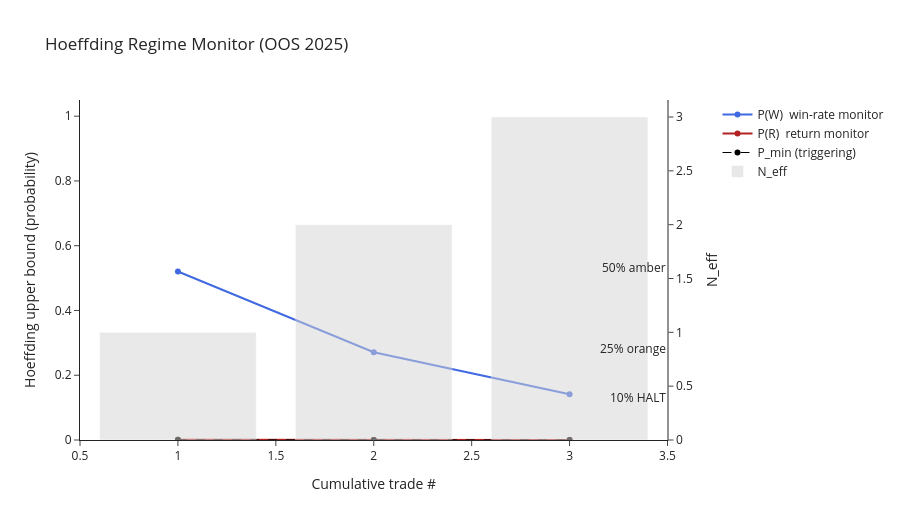

Notebook code cell kept with this figure:
### Markdown cell above
## 16 Regime monitor plot: Hoeffding P-value + cumulative N, with 10% halt line

### Code cell
if len(monitor_df) > 0:
    fig = make_subplots(specs=[[{'secondary_y': True}]])
    fig.add_trace(go.Scatter(x=monitor_df['trade_n'], y=monitor_df['P_W'],   name='P(W)  win-rate monitor', line=dict(color='royalblue', width=2)), secondary_y=False)
    fig.add_trace(go.Scatter(x=monitor_df['trade_n'], y=monitor_df['P_R'],   name='P(R)  return monitor',    line=dict(color='firebrick', width=2)), secondary_y=False)
    fig.add_trace(go.Scatter(x=monitor_df['trade_n'], y=monitor_df['P_min'], name='P_min (triggering)',      line=dict(color='black', width=1, dash='dash')), secondary_y=False)
    fig.add_trace(go.Bar(    x=monitor_df['trade_n'], y=monitor_df['N_eff'], name='N_eff',                   marker_color='lightgray', opacity=0.5), secondary_y=True)
    fig.add_hline(y=ALERT_AMBER,  line_dash='dot', line_color='goldenrod', annotation_text=f'{ALERT_AMBER:.0%} amber')
    fig.add_hline(y=ALERT_ORANGE, line_dash='dot', line_color='orangered', annotation_text=f'{ALERT_ORANGE:.0%} orange')
    fig.add_hline(y=ALERT_RED,    line_dash='dot', line_color='red',       annotation_text=f'{ALERT_RED:.0%} HALT')
    fig.update_yaxes(title_text='Hoeffding upper bound (probability)', range=[0, 1.05], secondary_y=False)
    fig.update_yaxes(title_text='N_eff', secondary_y=True, showgrid=False)
    fig.update_layout(title='Hoeffding Regime Monitor (OOS 2025)', template='simple_white', height=520, xaxis_title='Cumulative trade #')
    fig.write_html(str(OUT_DIR/'hoeffding_plot.html'), include_plotlyjs='cdn')
    fig.show()
else:
    print('No OOS trades to monitor.')

### Figure 1 — Plotly figure (JSON) as saved in the notebook; plotly's stock layout.template omitted (floating-point values rounded to 4 significant figures)
{"data": [{"line": {"color": "royalblue", "width": 2}, "name": "P(W)  win-rate monitor", "type": "scatter", "x": [1, 2, 3], "xaxis": "x", "y": [0.5205, 0.2709, 0.141], "yaxis": "y"}, {"line": {"color": "firebrick", "width": 2}, "name": "P(R)  return monitor", "type": "scatter", "x": [1, 2, 3], "xaxis": "x", "y": [0.0004955, 1.58e-05, 3.925e-07], "yaxis": "y"}, {"line": {"color": "black", "dash": "dash", "width": 1}, "name": "P_min (triggering)", "type": "scatter", "x": [1, 2, 3], "xaxis": "x", "y": [0.0004955, 1.58e-05, 3.925e-07], "yaxis": "y"}, {"marker": {"color": "lightgray"}, "name": "N_eff", "opacity": 0.5, "type": "bar", "x": [1, 2, 3], "xaxis": "x", "y": [1.0, 2.0, 3.0], "yaxis": "y2"}], "layout": {"annotations": [{"showarrow": false, "text": "50% amber", "x": 1, "xanchor": "right", "xref": "x domain", "y": 0.5, "yanchor": "bottom", "yref": "y"}, {"showarrow": false, "text": "25% orange", "x": 1, "xanchor": "right", "xref": "x domain", "y": 0.25, "yanchor": "bottom", "yref": "y"}, {"showarrow": false, "text": "10% HALT", "x": 1, "xanchor": "right", "xref": "x domain", "y": 0.1, "yanchor": "bottom", "yref": "y"}], "height": 520, "shapes": [{"line": {"color": "goldenrod", "dash": "dot"}, "type": "line", "x0": 0, "x1": 1, "xref": "x domain", "y0": 0.5, "y1": 0.5, "yref": "y"}, {"line": {"color": "orangered", "dash": "dot"}, "type": "line", "x0": 0, "x1": 1, "xref": "x domain", "y0": 0.25, "y1": 0.25, "yref": "y"}, {"line": {"color": "red", "dash": "dot"}, "type": "line", "x0": 0, "x1": 1, "xref": "x domain", "y0": 0.1, "y1": 0.1, "yref": "y"}], "title": {"text": "Hoeffding Regime Monitor (OOS 2025)"}, "xaxis": {"anchor": "y", "domain": [0.0, 0.94], "title": {"text": "Cumulative trade #"}}, "yaxis": {"anchor": "x", "domain": [0.0, 1.0], "range": [0, 1.05], "title": {"text": "Hoeffding upper bound (probability)"}}, "yaxis2": {"anchor": "x", "overlaying": "y", "showgrid": false, "side": "right", "title": {"text": "N_eff"}}}}
